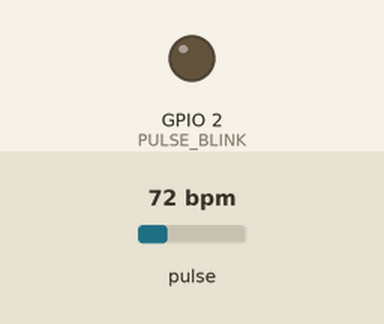
Recording of a sketch running on a simulated ESP8266 (NodeMCU). On the bench: output pins drawn as LEDs (lit = HIGH). The inputs (shaded band) are chosen by the test bench; at power-on: pulse 72 bpm. WiFi joins after 1.5 s; servers stay silent unless stated; what the sketch prints to the serial monitor is not drawn.

Above: at 0.1 s.
At 10.1 s:
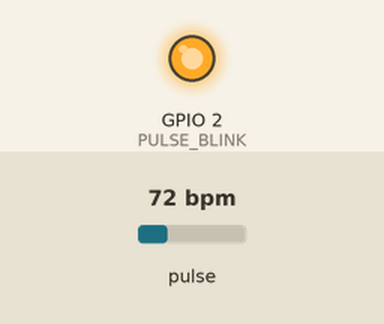
Timing chart, 0 to 11.6 s (numbered marks = the images above):
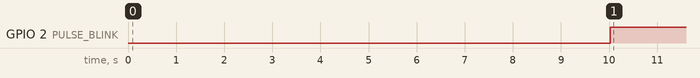

Measured:
- by itself, GPIO 2 (PULSE_BLINK): LOW → HIGH at 10.0 s

The sketch:

heartRateFire.ino
```cpp
#define USE_ARDUINO_INTERRUPTS false
#include <PulseSensorPlayground.h>
#include <Arduino.h>
#include <ESP8266WiFi.h>
#include <Firebase_ESP_Client.h>
#include <Wire.h>
#include <WiFiUdp.h>

// Provide the token generation process info.
#include "addons/TokenHelper.h"
// Provide the RTDB payload printing info and other helper functions.
#include "addons/RTDBHelper.h"

const int OUTPUT_TYPE = SERIAL_PLOTTER;

const int PULSE_INPUT = A0;
const int PULSE_BLINK = 2;
const int PULSE_FADE = 5;
const int THRESHOLD = 550;

byte samplesUntilReport;
const byte SAMPLES_PER_SERIAL_SAMPLE = 10;

PulseSensorPlayground pulseSensor;

//network credentials
const char* ssid = "";
const char* password = "";
// Firebase project API Key
#define API_KEY ""

// Insert Authorized Email and Corresponding Password
#define USER_EMAIL ""
#define USER_PASSWORD ""

// RTDB URLefine the RTDB URL
#define DATABASE_URL ""
FirebaseData fbdo;
FirebaseAuth auth;
FirebaseConfig config;

// Variable to save USER UID
String uid;
// Database main path (to be updated in setup with the user UID)
String databasePath;
// Database child node for heart rate data
String hrPath = "/heartRate";
String parentPath;
FirebaseJson json;

unsigned long previousMillis = 0;    // will store last time HR was updated
const long interval = 10000;

void setup() {
  Serial.begin(115200);

  // Configure the PulseSensor manager.
  pulseSensor.analogInput(PULSE_INPUT);
  pulseSensor.blinkOnPulse(PULSE_BLINK);
  pulseSensor.fadeOnPulse(PULSE_FADE);
  pulseSensor.setSerial(Serial);
  pulseSensor.setOutputType(OUTPUT_TYPE);
  pulseSensor.setThreshold(THRESHOLD);

  // Skip the first SAMPLES_PER_SERIAL_SAMPLE in the loop().
  samplesUntilReport = SAMPLES_PER_SERIAL_SAMPLE;

  // Now that everything is ready, start reading the PulseSensor signal.
  if (!pulseSensor.begin()) {
    //fail handle
    for(;;) {
      // Flash the led to show things didn't work.
      digitalWrite(PULSE_BLINK, LOW);
      delay(50);
      digitalWrite(PULSE_BLINK, HIGH);
      delay(50);
    }
  }

  // Connect to Wi-Fi
  WiFi.begin(ssid, password);
  Serial.println("Connecting to WiFi");
  while (WiFi.status() != WL_CONNECTED) {
    delay(1000);
    Serial.println(".");
  }
  //Firebase setup
  // Assign the api key
  config.api_key = API_KEY;
  // Assign the user sign in credentials
  auth.user.email = USER_EMAIL;
  auth.user.password = USER_PASSWORD;
  // Assign the RTDB URL
  config.database_url = DATABASE_URL;
  Firebase.reconnectWiFi(true);
  fbdo.setResponseSize(4096);
    // Assign the callback function for the long running token generation task */
  config.token_status_callback = tokenStatusCallback; //see addons/TokenHelper.h
    // Assign the maximum retry of token generation
  config.max_token_generation_retry = 5;
    // Initialize the library with the Firebase authen and config
  Firebase.begin(&config, &auth);
  // Getting the user UID
  Serial.println("Getting User UID");
  while ((auth.token.uid) == "") {
    Serial.print('.');
    delay(1000);
  }
  // Print user UID
  uid = auth.token.uid.c_str();
  Serial.print("User UID: ");
  Serial.println(uid);
//set database path
 databasePath = "/UsersData/" + uid + "/HeartRate";
}

void loop() {
    //track time
  unsigned long currentMillis = millis();
  //wait interval
  if (currentMillis - previousMillis >= interval) {
    //get BPM
    if (pulseSensor.sawNewSample()) {
      if (--samplesUntilReport == (byte) 0) {
      samplesUntilReport = SAMPLES_PER_SERIAL_SAMPLE;
       int myBPM = pulseSensor.getBeatsPerMinute();
      if (pulseSensor.sawStartOfBeat()) {
         Serial.println("♥  A HeartBeat Happened ! ");
          Serial.print("BPM: ");
          Serial.println(myBPM);
           parentPath= databasePath;
    //set json with BPM to be uploaded to firebase
    json.set(hrPath.c_str(), String(myBPM));
    //update database
    Serial.printf("Set json... %s\n", Firebase.RTDB.setJSON(&fbdo, parentPath.c_str(), &json) ? "ok" : fbdo.errorReason().c_str());
    delay(1000);
      }
    }}}}
```
